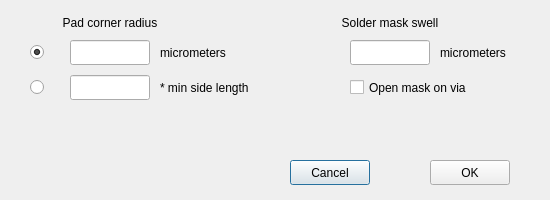
<?xml version="1.0" encoding="UTF-8"?>
<ui version="4.0">
 <class>GlobalOptions</class>
 <widget class="QDialog" name="GlobalOptions">
  <property name="geometry">
   <rect>
    <x>0</x>
    <y>0</y>
    <width>550</width>
    <height>200</height>
   </rect>
  </property>
  <property name="windowTitle">
   <string>Element Options</string>
  </property>
  <widget class="QPushButton" name="cancelButton">
   <property name="geometry">
    <rect>
     <x>290</x>
     <y>160</y>
     <width>80</width>
     <height>25</height>
    </rect>
   </property>
   <property name="text">
    <string>Cancel</string>
   </property>
  </widget>
  <widget class="QPushButton" name="okButton">
   <property name="geometry">
    <rect>
     <x>430</x>
     <y>160</y>
     <width>80</width>
     <height>25</height>
    </rect>
   </property>
   <property name="text">
    <string>OK</string>
   </property>
  </widget>
  <widget class="QLineEdit" name="padAbsoluteRadiusLineEdit">
   <property name="geometry">
    <rect>
     <x>70</x>
     <y>40</y>
     <width>80</width>
     <height>25</height>
    </rect>
   </property>
   <property name="alignment">
    <set>Qt::AlignCenter</set>
   </property>
  </widget>
  <widget class="QLineEdit" name="padRelativeRadiusLineEdit">
   <property name="geometry">
    <rect>
     <x>70</x>
     <y>75</y>
     <width>80</width>
     <height>25</height>
    </rect>
   </property>
   <property name="alignment">
    <set>Qt::AlignCenter</set>
   </property>
  </widget>
  <widget class="QLabel" name="padCornerRadiusLabel">
   <property name="geometry">
    <rect>
     <x>40</x>
     <y>10</y>
     <width>140</width>
     <height>25</height>
    </rect>
   </property>
   <property name="text">
    <string>Pad corner radius</string>
   </property>
   <property name="alignment">
    <set>Qt::AlignCenter</set>
   </property>
  </widget>
  <widget class="QRadioButton" name="padAbsoluteRadiusRadioButton">
   <property name="geometry">
    <rect>
     <x>30</x>
     <y>40</y>
     <width>30</width>
     <height>25</height>
    </rect>
   </property>
   <property name="text">
    <string/>
   </property>
   <property name="checked">
    <bool>true</bool>
   </property>
  </widget>
  <widget class="QRadioButton" name="padRelativeRadiusRadioButton">
   <property name="geometry">
    <rect>
     <x>30</x>
     <y>75</y>
     <width>30</width>
     <height>25</height>
    </rect>
   </property>
   <property name="text">
    <string/>
   </property>
  </widget>
  <widget class="QLabel" name="padAbsoluteRadiusLabel">
   <property name="geometry">
    <rect>
     <x>160</x>
     <y>40</y>
     <width>100</width>
     <height>25</height>
    </rect>
   </property>
   <property name="text">
    <string>micrometers</string>
   </property>
   <property name="alignment">
    <set>Qt::AlignLeading|Qt::AlignLeft|Qt::AlignVCenter</set>
   </property>
  </widget>
  <widget class="QLabel" name="padRelativeRadiusLabel">
   <property name="geometry">
    <rect>
     <x>160</x>
     <y>75</y>
     <width>120</width>
     <height>25</height>
    </rect>
   </property>
   <property name="text">
    <string>* min side length</string>
   </property>
   <property name="alignment">
    <set>Qt::AlignLeading|Qt::AlignLeft|Qt::AlignVCenter</set>
   </property>
  </widget>
  <widget class="QLabel" name="solderMaskSwellLabel">
   <property name="geometry">
    <rect>
     <x>320</x>
     <y>10</y>
     <width>140</width>
     <height>25</height>
    </rect>
   </property>
   <property name="text">
    <string>Solder mask swell</string>
   </property>
   <property name="alignment">
    <set>Qt::AlignCenter</set>
   </property>
  </widget>
  <widget class="QLineEdit" name="solderMaskSwellLineEdit">
   <property name="geometry">
    <rect>
     <x>350</x>
     <y>40</y>
     <width>80</width>
     <height>25</height>
    </rect>
   </property>
   <property name="alignment">
    <set>Qt::AlignCenter</set>
   </property>
  </widget>
  <widget class="QLabel" name="solderMaskSwellLabel2">
   <property name="geometry">
    <rect>
     <x>440</x>
     <y>40</y>
     <width>100</width>
     <height>25</height>
    </rect>
   </property>
   <property name="text">
    <string>micrometers</string>
   </property>
   <property name="alignment">
    <set>Qt::AlignLeading|Qt::AlignLeft|Qt::AlignVCenter</set>
   </property>
  </widget>
  <widget class="QCheckBox" name="openMaskOnViaCheckBox">
   <property name="geometry">
    <rect>
     <x>350</x>
     <y>75</y>
     <width>150</width>
     <height>25</height>
    </rect>
   </property>
   <property name="text">
    <string>Open mask on via</string>
   </property>
  </widget>
 </widget>
 <resources/>
 <connections/>
</ui>
